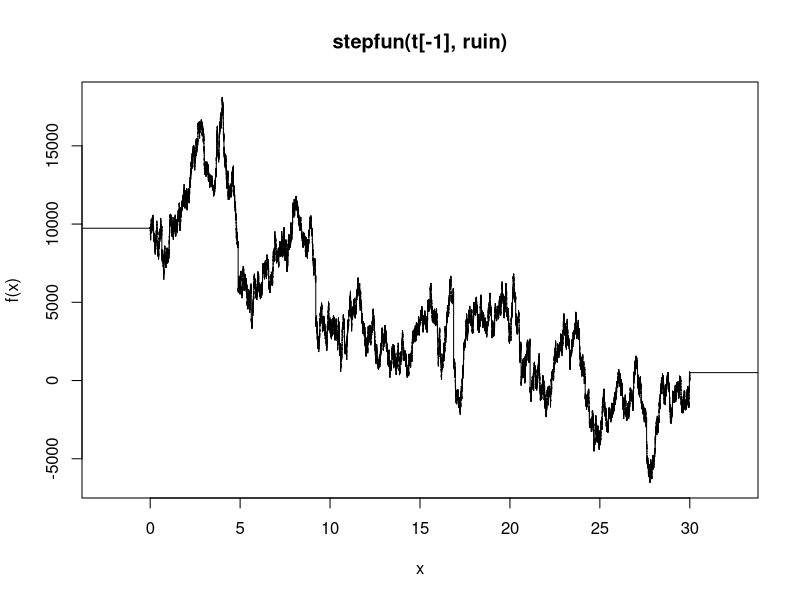
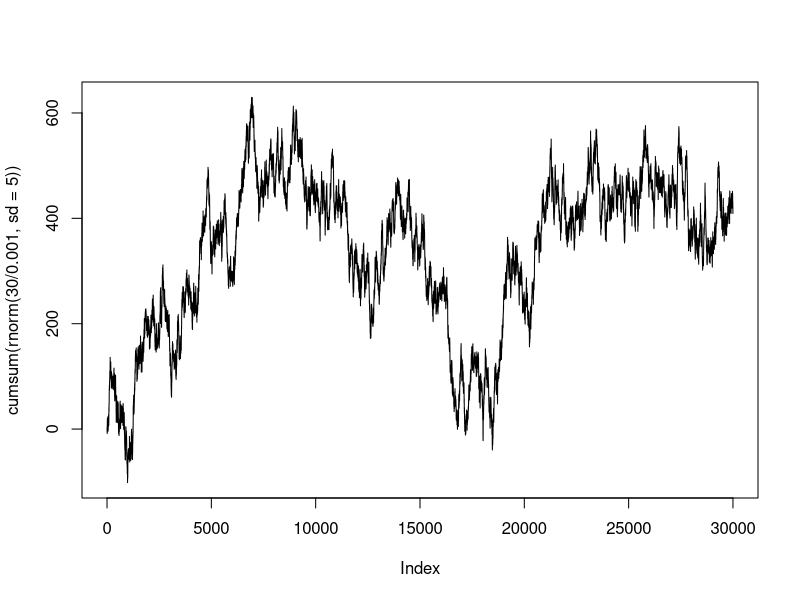

Write the R code that produced these figures, in order.
sim_gp = function(tmax, dt, alpha, beta) {
  t = seq(0, tmax, dt)
  jumps = rgamma(tmax/dt, shape = alpha*dt, scale = beta)
  G = append(0, cumsum(jumps))
  return(stepfun(t[-1], G))
}

ruin3 = function(tmax, dt, lambda, mu, alpha, beta, nu, theta, u0, sigma) {
  gp = sim_gp(tmax, dt, alpha, beta)
  Gt = c()
  t = append(0, knots(gp))
  for (i in 1:length(t)) {
    Gt = append(Gt, gp(t[i]))
  }
  dg = Gt[-1] - head(Gt, -1)
  arrival = rpois(length(dg), lambda*dg)
  claims = 0
  for (i in 1:length(arrival)) {
    if (arrival[i] == 0) {
      claims = append(claims, 0)
    } else {
      claims = append(claims, sum(rexp(arrival[i], rate = 1/mu)))
    }
  }
  surplus = cumsum(exp(nu*Gt)*(1 - nu/beta)^(alpha*t)*claims)
  ruin = u0 + lambda*mu*alpha*(1+theta)*t/beta + cumsum(rnorm(length(t), sd = sigma))- surplus
  return(stepfun(t[-1], ruin))
}
set.seed(1)
plot(ruin3(30, 0.001, 3, 500, 1, 1, 0.1, 0.1, 10000, 100), do.points = "FALSE")
plot(cumsum(rnorm(30/0.001, sd = 5)), type = "l")

